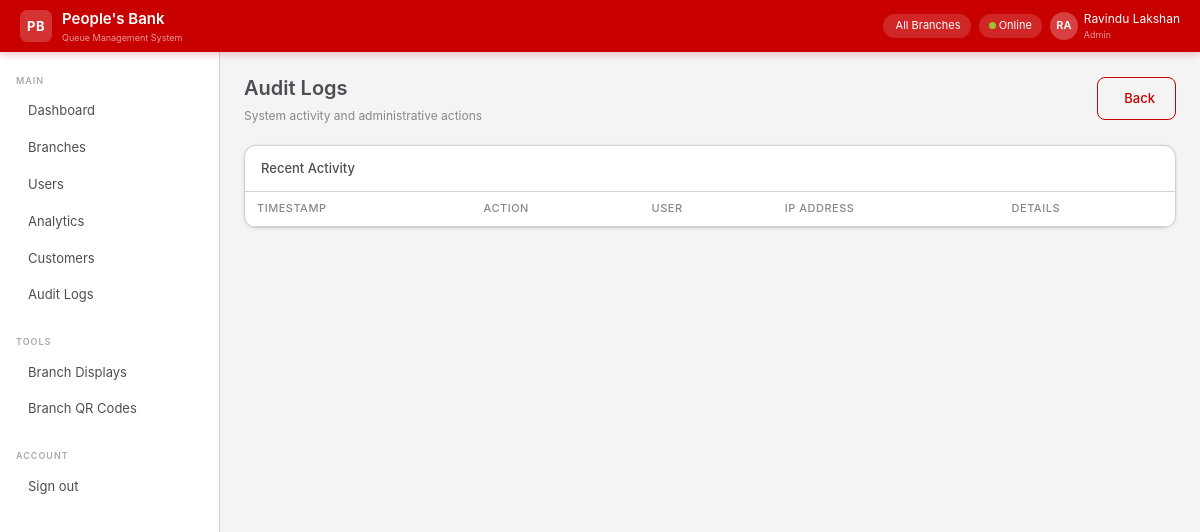
Page /admin/audit-logs (signed in) on the earlier database version.
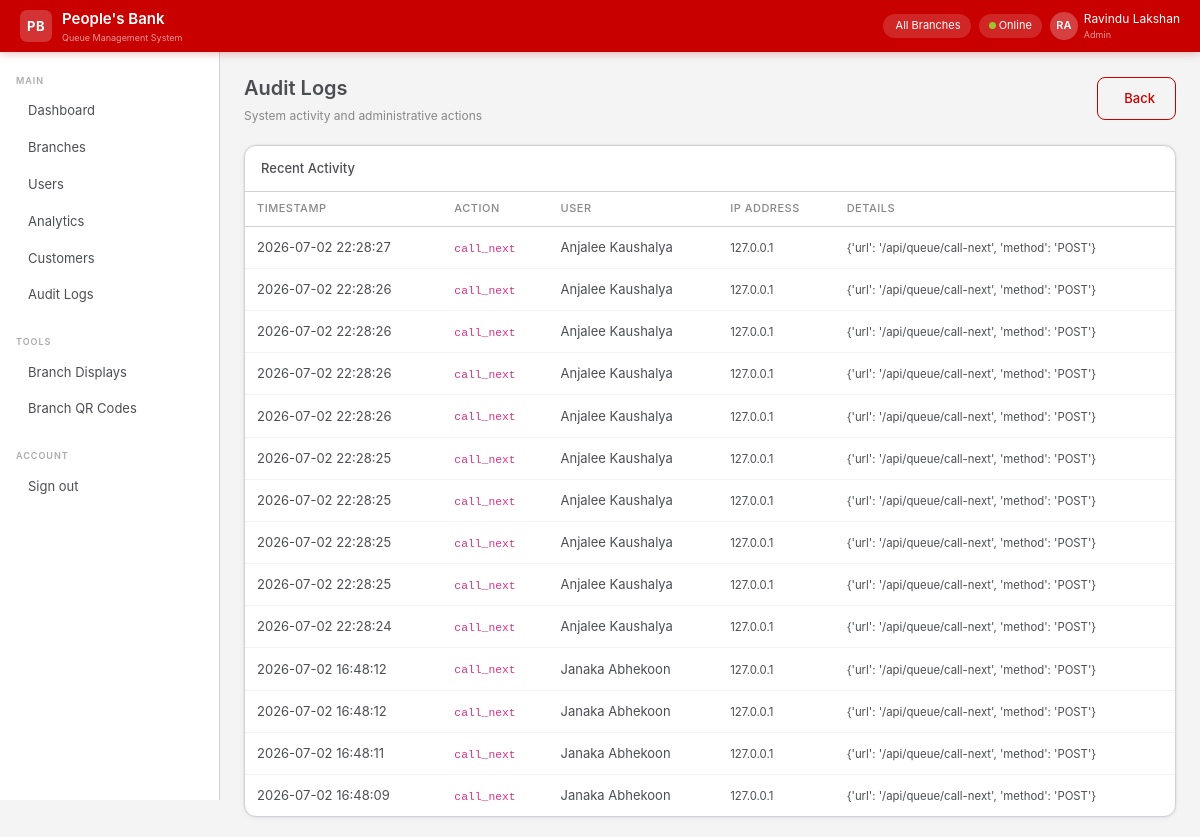
Same page on the later database version.
### app/models/user.py (models this page shows, shortened)
class User(UserMixin, db.Model):
    __tablename__ = "users"
    id            = db.Column(db.Integer, primary_key=True)
    branch_id     = db.Column(db.Integer, db.ForeignKey("branches.id"), nullable=True)
    employee_id   = db.Column(db.String(20), unique=True, nullable=False)
    full_name     = db.Column(db.String(120), nullable=False)
    email         = db.Column(db.String(120), unique=True, nullable=False)
    password_hash = db.Column(db.String(256), nullable=False)
    role          = db.Column(db.Enum(UserRole), nullable=False)
    is_active     = db.Column(db.Boolean, default=True)
    last_login    = db.Column(db.DateTime)
    created_at    = db.Column(db.DateTime, default=datetime.utcnow)
    branch        = db.relationship("Branch", back_populates="users")
    tokens_served = db.relationship("QueueToken", back_populates="served_by_officer",
                                    foreign_keys="QueueToken.served_by", lazy="dynamic")
    audit_logs    = db.relationship("AuditLog", back_populates="user", lazy="dynamic")

### app/models/audit_log.py (models this page shows)
class AuditLog(db.Model):
    __tablename__ = "audit_logs"
    id         = db.Column(db.Integer, primary_key=True)
    user_id    = db.Column(db.Integer, db.ForeignKey("users.id"))
    token_id   = db.Column(db.Integer, db.ForeignKey("queue_tokens.id"))
    action     = db.Column(db.String(80), nullable=False)
    payload    = db.Column(db.JSON)
    ip_address = db.Column(db.String(45))
    created_at = db.Column(db.DateTime, default=datetime.utcnow)
    user  = db.relationship("User", back_populates="audit_logs")
    token = db.relationship("QueueToken", back_populates="audit_logs")

### app/views/admin_view.py (the view)
@admin_view_bp.route("/audit-logs")
@login_required
@require_role(UserRole.ADMIN)
def audit_logs_view():
    page = request.args.get("page", 1, type=int)
    logs = AuditLog.query.order_by(AuditLog.created_at.desc()).paginate(page=page, per_page=50)
    return render_template("admin/audit_logs.html", logs=logs)

### app/extensions.py (called while the page is built)
@login_manager.user_loader
def load_user(user_id):
    from app.models import User
    return User.query.get(int(user_id))

### app/templates/admin/audit_logs.html (shortened to what this page needs)
{% extends "base.html" %}
{% block content %}
<div class="pb-page-header">
  <div>
    <div class="pb-page-title">Audit Logs</div>
    <div class="pb-page-sub">System activity and administrative actions</div>
  </div>
  <a href="/admin/dashboard" class="btn-pb-outline"> Back</a>
</div>
<div class="pb-card">
  <div class="pb-card-header">
    <div class="pb-card-title">Recent Activity</div>
  </div>
  <table class="pb-table">
    <thead>
      <tr>
        <th>Timestamp</th>
        <th>Action</th>
        <th>User</th>
        <th>IP Address</th>
        <th>Details</th>
      </tr>
    </thead>
    <tbody>
      {% for log in logs.items %}
      <tr>
        <td>{{ log.created_at.strftime('%Y-%m-%d %H:%M:%S') }}</td>
        <td><code>{{ log.action }}</code></td>
        <td>{{ log.user.full_name if log.user else 'System' }}</td>
        <td><small>{{ log.ip_address }}</small></td>
        <td><small>{{ log.payload or '-' }}</small></td>
      </tr>
      {% endfor %}
    </tbody>
  </table>
</div>
{% endblock %}

### app/templates/base.html (shortened to what this page needs)
<!DOCTYPE html>
<html lang="en">
<head>
  <link href="https://cdn.jsdelivr.net/npm/bootstrap@5.3.2/dist/css/bootstrap.min.css" rel="stylesheet">
  <link href="https://cdn.jsdelivr.net/npm/@tabler/icons-webfont@3.3.0/dist/tabler-icons.min.css" rel="stylesheet">
  <link href="{{ url_for('static', filename='css/pbqms.css') }}" rel="stylesheet">
</head>
<body>
{% if current_user.is_authenticated %}
<nav class="pb-navbar">
  <a class="pb-navbar-brand" href="/">
    <div class="pb-navbar-logo">PB</div>
    <div>
      <div class="pb-navbar-name">People's Bank</div>
      <div style="font-size:9px;color:rgba(255,255,255,.6);">Queue Management System</div>
    </div>
  </a>
  <div class="pb-navbar-right">
    <div class="pb-navbar-chip">
      {{ current_user.branch.name if current_user.branch else 'All Branches' }}
    </div>
    <div class="pb-navbar-chip" id="connection-status">
      <span class="pb-online-dot"></span> Online
    </div>
    <div class="pb-navbar-user">
      <div class="pb-navbar-avatar">{{ current_user.full_name[:2].upper() }}</div>
      <div>
        <div>{{ current_user.full_name }}</div>
        <div style="font-size:9px;opacity:.6;">{{ current_user.role.value.replace('_',' ').title() }}</div>
      </div>
    </div>
  </div>
</nav>
<aside class="pb-sidebar">
  <div class="pb-sidebar-section">Main</div>
  {% if current_user.role.value == 'admin' %}
    <a href="/admin/dashboard" class="pb-sidebar-link {% if request.path == '/admin/dashboard' %}active{% endif %}">
       Dashboard
    </a>
    <a href="/admin/branches" class="pb-sidebar-link">
       Branches
    </a>
    <a href="/admin/users" class="pb-sidebar-link">
       Users
    </a>
    <a href="/admin/analytics" class="pb-sidebar-link">
       Analytics
    </a>
    <a href="/admin/customers" class="pb-sidebar-link">
       Customers
    </a>
    <a href="/admin/audit-logs" class="pb-sidebar-link">
       Audit Logs
    </a>
  {% endif %}
  <div class="pb-sidebar-section" style="margin-top:12px;">Tools</div>
  {% if current_user.role.value == 'admin' %}
    <a href="/admin/branches" class="pb-sidebar-link">
       Branch Displays
    </a>
    <a href="/admin/branches" class="pb-sidebar-link">
       Branch QR Codes
    </a>
  {% endif %}
  <div class="pb-sidebar-section" style="margin-top:12px;">Account</div>
  <a href="/auth/logout" class="pb-sidebar-link">
     Sign out
  </a>
</aside>
<main class="pb-main">
  {% block content %}{% endblock %}
</main>
{% else %}
  {% block public_content %}{% endblock %}
{% endif %}
</body>
</html>

### static/css/pbqms.css (style rules this page uses)
:root { --pb-red: #c80000; --pb-red-hover: #a50000; --pb-red-light: #fff0f0; --pb-red-border: rgba(200,0,0,.25); --pb-green: #99c630; --pb-green-hover: #7aaa15; --pb-green-light: #f3fbe0; --pb-green-border:rgba(153,198,48,.35); --pb-yellow: #FFCB47; --pb-yellow-light:#fffbec; --pb-yellow-border:rgba(255,203,71,.5); --pb-dark: #4c4e54; --pb-dark-mid: #d1d2d5; --pb-dark-light: #f4f4f5; --pb-white: #ffffff; --brand-primary: var(--pb-red); --brand-success: var(--pb-green); --brand-warning: var(--pb-yellow); --brand-neutral: var(--pb-dark); --font-base: 'Inter', 'Segoe UI', system-ui, sans-serif; --font-display: 'Inter', sans-serif; --radius-sm: 6px; --radius-md: 8px; --radius-lg: 12px; --radius-xl: 16px; --radius-pill: 999px; --shadow-card: 0 1px 4px rgba(76,78,84,.08), 0 0 0 0.5px rgba(76,78,84,.08); --shadow-lg: 0 4px 16px rgba(76,78,84,.12); }
*, *::before, *::after { box-sizing: border-box; }
html { font-size: 16px; -webkit-text-size-adjust: 100%; }
body { font-family: var(--font-base); font-size: 14px; line-height: 1.6; color: var(--pb-dark); background: var(--pb-dark-light); margin: 0; }
a { color: var(--pb-red); text-decoration: none; }
.pb-navbar { background: var(--pb-red); padding: 0 1.25rem; height: 52px; display: flex; align-items: center; justify-content: space-between; box-shadow: 0 2px 8px rgba(200,0,0,.25); position: sticky; top: 0; z-index: 1000; }
.pb-navbar-brand { display: flex; align-items: center; gap: 10px; text-decoration: none; }
.pb-navbar-logo { width: 32px; height: 32px; border-radius: 7px; background: rgba(255,255,255,.2); display: flex; align-items: center; justify-content: center; font-weight: 700; font-size: 13px; color: #fff; letter-spacing: .5px; }
.pb-navbar-name { font-size: 15px; font-weight: 600; color: #fff; }
.pb-navbar-right { display: flex; align-items: center; gap: 8px; }
.pb-navbar-chip { background: rgba(255,255,255,.15); border-radius: var(--radius-pill); padding: 3px 10px; font-size: 11px; color: #fff; }
.pb-navbar-user { display: flex; align-items: center; gap: 6px; font-size: 12px; color: #fff; }
.pb-navbar-avatar { width: 28px; height: 28px; border-radius: 50%; background: rgba(255,255,255,.25); display: flex; align-items: center; justify-content: center; font-size: 11px; font-weight: 600; color: #fff; }
.pb-sidebar { width: 220px; background: var(--pb-white); border-right: 0.5px solid var(--pb-dark-mid); height: calc(100vh - 52px); position: fixed; top: 52px; left: 0; overflow-y: auto; padding: 12px 0; }
.pb-sidebar-section { font-size: 9px; font-weight: 600; color: #aaa; text-transform: uppercase; letter-spacing: 1px; padding: 10px 16px 4px; }
.pb-sidebar-link { display: flex; align-items: center; gap: 9px; padding: 8px 16px; font-size: 13px; color: var(--pb-dark); text-decoration: none; border-radius: 0; transition: background .12s, color .12s; border-left: 3px solid transparent; }
.pb-main { margin-left: 220px; padding: 20px 24px; }
.pb-page-header { display: flex; align-items: center; justify-content: space-between; margin-bottom: 20px; }
.pb-page-title { font-size: 20px; font-weight: 600; color: var(--pb-dark); }
.pb-page-sub { font-size: 12px; color: #888; margin-top: 2px; }
.pb-card { background: var(--pb-white); border: 0.5px solid var(--pb-dark-mid); border-radius: var(--radius-lg); box-shadow: var(--shadow-card); overflow: hidden; }
.pb-card-header { display: flex; align-items: center; justify-content: space-between; padding: 12px 16px; border-bottom: 0.5px solid var(--pb-dark-mid); }
.pb-card-title { font-size: 13px; font-weight: 500; color: var(--pb-dark); }
.btn-pb-outline { background: transparent; color: var(--pb-red); border: 0.5px solid var(--pb-red); border-radius: var(--radius-md); padding: 10px 20px; font-size: 13px; font-weight: 500; cursor: pointer; display: inline-flex; align-items: center; gap: 6px; transition: background .15s; }
.pb-online-dot { width: 7px; height: 7px; border-radius: 50%; background: var(--pb-green); display: inline-block; }
.pb-table { width: 100%; border-collapse: collapse; font-size: 13px; }
.pb-table th { font-size: 11px; font-weight: 500; color: #888; text-transform: uppercase; letter-spacing: .5px; padding: 8px 12px; border-bottom: 0.5px solid var(--pb-dark-mid); text-align: left; }
.pb-table td { padding: 10px 12px; border-bottom: 0.5px solid var(--pb-dark-light); color: var(--pb-dark); vertical-align: middle; }
.pb-table tr:last-child td { border-bottom: none; }

Differences in the rows shown:
added AuditLog: created_at "2026-07-02 22:28:27", action "call_next", user "Anjalee Kaushalya", ip_address "127.0.0.1", payload "{'url': '/api/queue/call-next', 'method': 'POST'}"
added AuditLog: created_at "2026-07-02 22:28:26", action "call_next", user "Anjalee Kaushalya", ip_address "127.0.0.1", payload "{'url': '/api/queue/call-next', 'method': 'POST'}"
added AuditLog: created_at "2026-07-02 22:28:26", action "call_next", user "Anjalee Kaushalya", ip_address "127.0.0.1", payload "{'url': '/api/queue/call-next', 'method': 'POST'}"
added AuditLog: created_at "2026-07-02 22:28:26", action "call_next", user "Anjalee Kaushalya", ip_address "127.0.0.1", payload "{'url': '/api/queue/call-next', 'method': 'POST'}"
added AuditLog: created_at "2026-07-02 22:28:26", action "call_next", user "Anjalee Kaushalya", ip_address "127.0.0.1", payload "{'url': '/api/queue/call-next', 'method': 'POST'}"
added AuditLog: created_at "2026-07-02 22:28:25", action "call_next", user "Anjalee Kaushalya", ip_address "127.0.0.1", payload "{'url': '/api/queue/call-next', 'method': 'POST'}"
added AuditLog: created_at "2026-07-02 22:28:25", action "call_next", user "Anjalee Kaushalya", ip_address "127.0.0.1", payload "{'url': '/api/queue/call-next', 'method': 'POST'}"
added AuditLog: created_at "2026-07-02 22:28:25", action "call_next", user "Anjalee Kaushalya", ip_address "127.0.0.1", payload "{'url': '/api/queue/call-next', 'method': 'POST'}"
added AuditLog: created_at "2026-07-02 22:28:25", action "call_next", user "Anjalee Kaushalya", ip_address "127.0.0.1", payload "{'url': '/api/queue/call-next', 'method': 'POST'}"
added AuditLog: created_at "2026-07-02 22:28:24", action "call_next", user "Anjalee Kaushalya", ip_address "127.0.0.1", payload "{'url': '/api/queue/call-next', 'method': 'POST'}"
added AuditLog: created_at "2026-07-02 16:48:12", action "call_next", user "Janaka Abhekoon", ip_address "127.0.0.1", payload "{'url': '/api/queue/call-next', 'method': 'POST'}"
added AuditLog: created_at "2026-07-02 16:48:12", action "call_next", user "Janaka Abhekoon", ip_address "127.0.0.1", payload "{'url': '/api/queue/call-next', 'method': 'POST'}"
added AuditLog: created_at "2026-07-02 16:48:11", action "call_next", user "Janaka Abhekoon", ip_address "127.0.0.1", payload "{'url': '/api/queue/call-next', 'method': 'POST'}"
added AuditLog: created_at "2026-07-02 16:48:09", action "call_next", user "Janaka Abhekoon", ip_address "127.0.0.1", payload "{'url': '/api/queue/call-next', 'method': 'POST'}"
